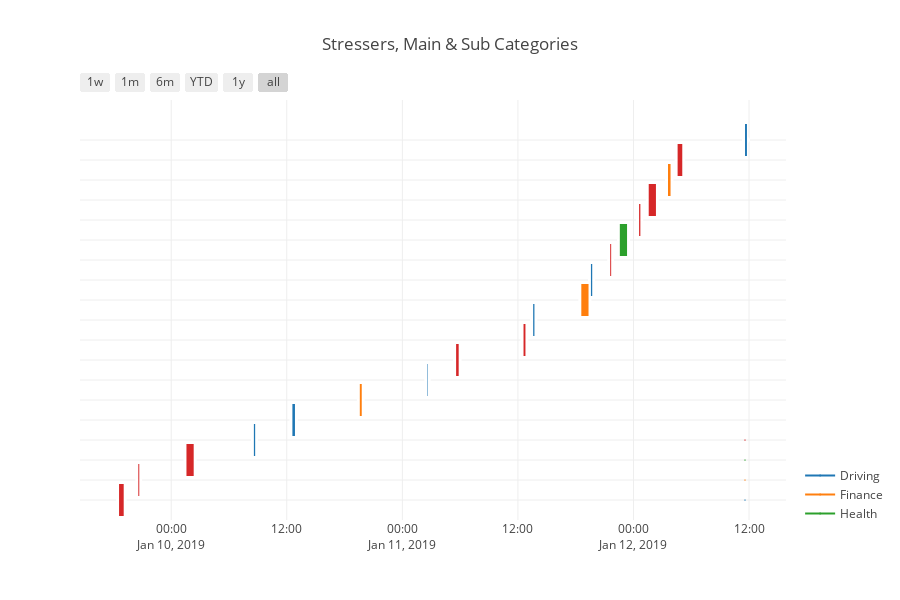

Notebook code cell kept with this figure:
### Code cell
ds.plot_stress_gantt()

### Figure 1 — Plotly figure (JSON) as saved in the notebook; plotly's stock layout.template omitted (floating-point values rounded to 4 significant figures)
{"data": [{"marker": {"color": "white"}, "name": "", "type": "scatter", "uid": "df61d912-136f-4fcf-99d1-56aaccc2283a", "x": ["2019-01-09 18:34:59", "2019-01-09 19:03:59"], "y": [0, 0]}, {"marker": {"color": "white"}, "name": "", "type": "scatter", "uid": "a64aa08c-d570-4a21-9a9c-35a9fae9d63d", "x": ["2019-01-09 20:34:59", "2019-01-09 20:40:59"], "y": [1, 1]}, {"marker": {"color": "white"}, "name": "", "type": "scatter", "uid": "331f75fa-35ae-45b0-a8cf-55787bdf2ec9", "x": ["2019-01-10 01:34:59", "2019-01-10 02:19:59"], "y": [2, 2]}, {"marker": {"color": "white"}, "name": "", "type": "scatter", "uid": "f0e1ba6b-1cc9-4bf6-9654-a2024981a804", "x": ["2019-01-10 08:34:59", "2019-01-10 08:42:59"], "y": [3, 3]}, {"marker": {"color": "white"}, "name": "", "type": "scatter", "uid": "ca6bed5a-a029-40a1-ac9f-6dcf3cd097fc", "x": ["2019-01-10 12:34:59", "2019-01-10 12:50:59"], "y": [4, 4]}, {"marker": {"color": "white"}, "name": "", "type": "scatter", "uid": "d03ec87e-e306-489d-b522-c0943652d7a9", "x": ["2019-01-10 19:34:59", "2019-01-10 19:46:59"], "y": [5, 5]}, {"marker": {"color": "white"}, "name": "", "type": "scatter", "uid": "46125702-d976-442c-81d7-08f2c593686e", "x": ["2019-01-11 02:34:59", "2019-01-11 02:37:59"], "y": [6, 6]}, {"marker": {"color": "white"}, "name": "", "type": "scatter", "uid": "75d669fb-4a9c-4ee1-9ab2-c6ca3f98b253", "x": ["2019-01-11 05:34:59", "2019-01-11 05:50:59"], "y": [7, 7]}, {"marker": {"color": "white"}, "name": "", "type": "scatter", "uid": "8c1be9d4-651c-4838-ad54-6fa3ff9cc408", "x": ["2019-01-11 12:34:59", "2019-01-11 12:46:59"], "y": [8, 8]}, {"marker": {"color": "white"}, "name": "", "type": "scatter", "uid": "53f6a017-6ab6-4d74-843b-dbfd5ea21b0e", "x": ["2019-01-11 13:34:59", "2019-01-11 13:42:59"], "y": [9, 9]}, {"marker": {"color": "white"}, "name": "", "type": "scatter", "uid": "65e5aded-19d7-4ee7-bb67-e09cece8d283", "x": ["2019-01-11 18:34:59", "2019-01-11 19:19:59"], "y": [10, 10]}, {"marker": {"color": "white"}, "name": "", "type": "scatter", "uid": "f2d42db1-0b6c-44b9-8944-c3b0698fc003", "x": ["2019-01-11 19:34:59", "2019-01-11 19:42:59"], "y": [11, 11]}, {"marker": {"color": "white"}, "name": "", "type": "scatter", "uid": "c1fb80c1-5239-40c2-9478-81d8c04f01dc", "x": ["2019-01-11 21:34:59", "2019-01-11 21:40:59"], "y": [12, 12]}, {"marker": {"color": "white"}, "name": "", "type": "scatter", "uid": "7d98e566-04e6-464b-8588-85e7e67d8515", "x": ["2019-01-11 22:34:59", "2019-01-11 23:19:59"], "y": [13, 13]}, {"marker": {"color": "white"}, "name": "", "type": "scatter", "uid": "dae7dec5-bf17-49f3-84c6-0125771d4c75", "x": ["2019-01-12 00:34:59", "2019-01-12 00:42:59"], "y": [14, 14]}, {"marker": {"color": "white"}, "name": "", "type": "scatter", "uid": "9af65dc2-2e35-40f8-96a4-5100bfc3c511", "x": ["2019-01-12 01:34:59", "2019-01-12 02:19:59"], "y": [15, 15]}, {"marker": {"color": "white"}, "name": "", "type": "scatter", "uid": "4699c3ee-b7ff-4360-a534-573d219fbdaa", "x": ["2019-01-12 03:34:59", "2019-01-12 03:50:59"], "y": [16, 16]}, {"marker": {"color": "white"}, "name": "", "type": "scatter", "uid": "ce3c71e9-16eb-4da8-80ed-7e5f40a57d24", "x": ["2019-01-12 04:34:59", "2019-01-12 05:03:59"], "y": [17, 17]}, {"marker": {"color": "white"}, "name": "", "type": "scatter", "uid": "f9dc717a-3e9d-4f62-b23c-0bef0f9eb1a1", "x": ["2019-01-12 11:34:59", "2019-01-12 11:46:59"], "y": [18, 18]}, {"hoverinfo": "none", "marker": {"color": "rgb(31, 119, 180)", "size": 1}, "name": "Driving", "showlegend": true, "type": "scatter", "uid": "bd030dc0-c5ba-4ee9-9d86-ba5247f20264", "x": ["2019-01-12 11:34:59", "2019-01-12 11:34:59"], "y": [0, 0]}, {"hoverinfo": "none", "marker": {"color": "rgb(255, 127, 14)", "size": 1}, "name": "Finance", "showlegend": true, "type": "scatter", "uid": "22869484-587b-4182-b15b-04a4bf261d0e", "x": ["2019-01-12 11:34:59", "2019-01-12 11:34:59"], "y": [1, 1]}, {"hoverinfo": "none", "marker": {"color": "rgb(44, 160, 44)", "size": 1}, "name": "Health", "showlegend": true, "type": "scatter", "uid": "8a97cd86-ebf9-4038-ab94-64280187615d", "x": ["2019-01-12 11:34:59", "2019-01-12 11:34:59"], "y": [2, 2]}, {"hoverinfo": "none", "marker": {"color": "rgb(214, 39, 40)", "size": 1}, "name": "Job", "showlegend": true, "type": "scatter", "uid": "0e25a4ce-3286-4843-b3c9-5b774389137d", "x": ["2019-01-12 11:34:59", "2019-01-12 11:34:59"], "y": [3, 3]}], "layout": {"height": 600, "hovermode": "closest", "shapes": [{"fillcolor": "rgb(214, 39, 40)", "line": {"width": 0}, "opacity": 1, "type": "rect", "x0": "2019-01-09 18:34:59", "x1": "2019-01-09 19:03:59", "xref": "x", "y0": -0.8, "y1": 0.8, "yref": "y"}, {"fillcolor": "rgb(214, 39, 40)", "line": {"width": 0}, "opacity": 1, "type": "rect", "x0": "2019-01-09 20:34:59", "x1": "2019-01-09 20:40:59", "xref": "x", "y0": 0.2, "y1": 1.8, "yref": "y"}, {"fillcolor": "rgb(214, 39, 40)", "line": {"width": 0}, "opacity": 1, "type": "rect", "x0": "2019-01-10 01:34:59", "x1": "2019-01-10 02:19:59", "xref": "x", "y0": 1.2, "y1": 2.8, "yref": "y"}, {"fillcolor": "rgb(31, 119, 180)", "line": {"width": 0}, "opacity": 1, "type": "rect", "x0": "2019-01-10 08:34:59", "x1": "2019-01-10 08:42:59", "xref": "x", "y0": 2.2, "y1": 3.8, "yref": "y"}, {"fillcolor": "rgb(31, 119, 180)", "line": {"width": 0}, "opacity": 1, "type": "rect", "x0": "2019-01-10 12:34:59", "x1": "2019-01-10 12:50:59", "xref": "x", "y0": 3.2, "y1": 4.8, "yref": "y"}, {"fillcolor": "rgb(255, 127, 14)", "line": {"width": 0}, "opacity": 1, "type": "rect", "x0": "2019-01-10 19:34:59", "x1": "2019-01-10 19:46:59", "xref": "x", "y0": 4.2, "y1": 5.8, "yref": "y"}, {"fillcolor": "rgb(31, 119, 180)", "line": {"width": 0}, "opacity": 1, "type": "rect", "x0": "2019-01-11 02:34:59", "x1": "2019-01-11 02:37:59", "xref": "x", "y0": 5.2, "y1": 6.8, "yref": "y"}, {"fillcolor": "rgb(214, 39, 40)", "line": {"width": 0}, "opacity": 1, "type": "rect", "x0": "2019-01-11 05:34:59", "x1": "2019-01-11 05:50:59", "xref": "x", "y0": 6.2, "y1": 7.8, "yref": "y"}, {"fillcolor": "rgb(214, 39, 40)", "line": {"width": 0}, "opacity": 1, "type": "rect", "x0": "2019-01-11 12:34:59", "x1": "2019-01-11 12:46:59", "xref": "x", "y0": 7.2, "y1": 8.8, "yref": "y"}, {"fillcolor": "rgb(31, 119, 180)", "line": {"width": 0}, "opacity": 1, "type": "rect", "x0": "2019-01-11 13:34:59", "x1": "2019-01-11 13:42:59", "xref": "x", "y0": 8.2, "y1": 9.8, "yref": "y"}, {"fillcolor": "rgb(255, 127, 14)", "line": {"width": 0}, "opacity": 1, "type": "rect", "x0": "2019-01-11 18:34:59", "x1": "2019-01-11 19:19:59", "xref": "x", "y0": 9.2, "y1": 10.8, "yref": "y"}, {"fillcolor": "rgb(31, 119, 180)", "line": {"width": 0}, "opacity": 1, "type": "rect", "x0": "2019-01-11 19:34:59", "x1": "2019-01-11 19:42:59", "xref": "x", "y0": 10.2, "y1": 11.8, "yref": "y"}, {"fillcolor": "rgb(214, 39, 40)", "line": {"width": 0}, "opacity": 1, "type": "rect", "x0": "2019-01-11 21:34:59", "x1": "2019-01-11 21:40:59", "xref": "x", "y0": 11.2, "y1": 12.8, "yref": "y"}, {"fillcolor": "rgb(44, 160, 44)", "line": {"width": 0}, "opacity": 1, "type": "rect", "x0": "2019-01-11 22:34:59", "x1": "2019-01-11 23:19:59", "xref": "x", "y0": 12.2, "y1": 13.8, "yref": "y"}, {"fillcolor": "rgb(214, 39, 40)", "line": {"width": 0}, "opacity": 1, "type": "rect", "x0": "2019-01-12 00:34:59", "x1": "2019-01-12 00:42:59", "xref": "x", "y0": 13.2, "y1": 14.8, "yref": "y"}, {"fillcolor": "rgb(214, 39, 40)", "line": {"width": 0}, "opacity": 1, "type": "rect", "x0": "2019-01-12 01:34:59", "x1": "2019-01-12 02:19:59", "xref": "x", "y0": 14.2, "y1": 15.8, "yref": "y"}, {"fillcolor": "rgb(255, 127, 14)", "line": {"width": 0}, "opacity": 1, "type": "rect", "x0": "2019-01-12 03:34:59", "x1": "2019-01-12 03:50:59", "xref": "x", "y0": 15.2, "y1": 16.8, "yref": "y"}, {"fillcolor": "rgb(214, 39, 40)", "line": {"width": 0}, "opacity": 1, "type": "rect", "x0": "2019-01-12 04:34:59", "x1": "2019-01-12 05:03:59", "xref": "x", "y0": 16.2, "y1": 17.8, "yref": "y"}, {"fillcolor": "rgb(31, 119, 180)", "line": {"width": 0}, "opacity": 1, "type": "rect", "x0": "2019-01-12 11:34:59", "x1": "2019-01-12 11:46:59", "xref": "x", "y0": 17.2, "y1": 18.8, "yref": "y"}], "showlegend": true, "title": {"text": "Stressers, Main & Sub Categories"}, "width": 900, "xaxis": {"autorange": true, "range": ["2019-01-09 14:31:39.1914", "2019-01-12 15:50:18.8086"], "rangeselector": {"buttons": [{"count": 7, "label": "1w", "step": "day", "stepmode": "backward"}, {"count": 1, "label": "1m", "step": "month", "stepmode": "backward"}, {"count": 6, "label": "6m", "step": "month", "stepmode": "backward"}, {"count": 1, "label": "YTD", "step": "year", "stepmode": "todate"}, {"count": 1, "label": "1y", "step": "year", "stepmode": "backward"}, {"step": "all"}]}, "showgrid": true, "type": "date", "zeroline": false}, "yaxis": {"autorange": false, "range": [-1, 20], "showgrid": true, "showticklabels": false, "ticktext": ["Bored / Not enough to do", "Bored / Not enough to do", "Bored / Not enough to do", "Saw a police car", "Indecision at a traffic intersection", "Unexpected losses", "Saw a police car", "Technology barriers", "Bored / Not enough to do", "Saw a police car", "Missed payment", "Saw a police car", "Late arrival", "Physical inability", "Technology barriers", "Bored / Not enough to do", "Unexpected losses", "Technology barriers", "Was Tailgated"], "tickvals": [0, 1, 2, 3, 4, 5, 6, 7, 8, 9, 10, 11, 12, 13, 14, 15, 16, 17, 18], "type": "linear", "zeroline": false}}}
